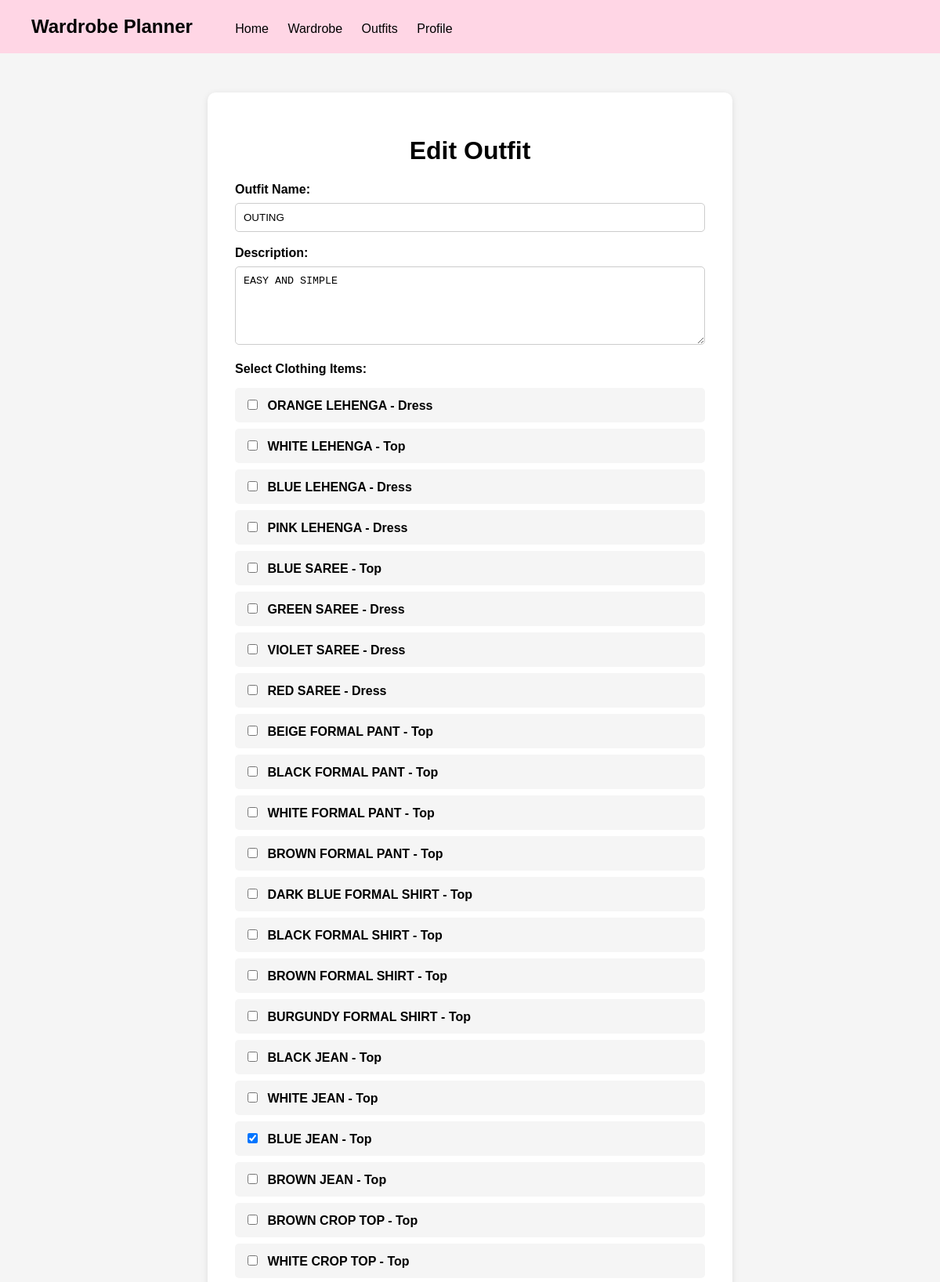
Page /edit-outfit/6/ (signed in, upper part) on the committed database.
### outfit/models.py (models this page shows, shortened)
class Outfit(models.Model):
    user=models.ForeignKey(
        User,
        on_delete=models.CASCADE
    )
    name=models.CharField(max_length=100)
    description=models.TextField(
        blank=True
    )
    clothing_items=models.ManyToManyField(
        ClothingItem
    )
    created_at=models.DateTimeField(
        auto_now_add=True
    )

class ClothingItem(models.Model):
    CATEGORY_CHOICES = [
        ('Top','Top'),
        ('Bottom','Bottom'),
        ('Dress','Dress'),
        ('Outerwear','Outerwear'),
        ('Footwear','Footwear'),
        ('Accessory','Accessory'),
    ]
    SEASON_CHOICES=[
        ('Summer','Summer'),
        ('Winter','Winter'),
        ('Monsoon','Monsoon'),
        ('All Season','All Season'),
    ]
    OCCASION_CHOICES=[
        ('Casual','Casual'),
        ('Formal','Formal'),
        ('Party','Party'),
        ('College','College'),
        ('Office','Office'),
        ('Wedding','Wedding'),
        ('Sports','Sports'),
        ('Travel','Travel'),
    ]
    user=models.ForeignKey(
        User,
        on_delete=models.CASCADE
    )
    name=models.CharField(max_length=100)
    category=models.CharField(
        max_length=50,
        choices=CATEGORY_CHOICES
    )
    color=models.CharField(max_length=50)
    size=models.CharField(max_length=20)
    brand=models.CharField(
        max_length=100,
        blank=True
    )
    season=models.CharField(max_length=200)
    occasion=models.CharField(max_length=200)
    image=models.ImageField(
        upload_to='clothing/',
        blank=True,
        null=True
    )
    created_at=models.DateTimeField(
        auto_now_add=True
    )

### accounts/views.py (the view, shortened to what this page needs)
# urls.py: path('edit-outfit/<int:id>/',edit_outfit,name='edit-outfit'),
@login_required
def edit_outfit(request,id):
    outfit=Outfit.objects.get(
        id=id,
        user=request.user
    )
    clothing_items=ClothingItem.objects.filter(
        user=request.user
    )
    return render(request,'edit_outfit.html',{
        'outfit': outfit,
        'clothing_items':clothing_items
    })

### outfit/templates/edit_outfit.html (shortened to what this page needs)
<!DOCTYPE html>
<html>
<head>
</head>
<body>
    <div class="navbar">
        <h2>Wardrobe Planner</h2>
        <a href="/">Home</a>
        <a href="/wardrobe/">Wardrobe</a>
        <a href="/outfit-planner/">Outfits</a>
        <a href="/profile/">Profile</a>
    </div>
    <div class="container">
        <h1>Edit Outfit</h1>
        <form method="POST">
            <label>Outfit Name:</label>
            <input
                type="text"
                name="name"
                value="{{ outfit.name }}"
                required
            >
            <br><br>
            <label>Description:</label>
            <textarea
                name="description"
                placeholder="Describe your outfit"
            >{{ outfit.description }}</textarea>
            <br><br>
            <label>Select Clothing Items:</label>
            <div class="items">
                {% for item in clothing_items %}
                    <div class="item">
                        <label>
                            <input
                                type="checkbox"
                                name="clothing_items"
                                value="{{ item.id }}"
                                {% if item in outfit.clothing_items.all %}
                                    checked
                                {% endif %}
                            >
                            {{ item.name }} - {{ item.category }}
                        </label>
                    </div>
                {% empty %}
                    <p>No clothing items available.</p>
                {% endfor %}
            </div>
        </form>
    </div>
</body>
</html>

### outfit/templates/edit_outfit.html (style rules this page uses)
body { margin: 0; font-family: Arial, sans-serif; background: #f5f5f5; }
.navbar { background: #ffd6e5; padding: 20px 40px; }
.navbar h2 { display: inline; margin-right: 30px; }
.navbar a { color: black; text-decoration: none; margin-left: 20px; }
.container { width: 600px; margin: 50px auto; background: white; padding: 35px; border-radius: 10px; box-shadow: 0 2px 8px rgba(0, 0, 0, 0.1); }
h1 { text-align: center; }
label { font-weight: bold; }
input[type="text"], textarea { width: 100%; padding: 10px; margin-top: 8px; border: 1px solid #ccc; border-radius: 5px; box-sizing: border-box; }
textarea { height: 100px; resize: vertical; }
.items { margin-top: 15px; }
.item { background: #f5f5f5; padding: 12px; margin: 8px 0; border-radius: 5px; }
.item input { margin-right: 8px; }

### rows in the picture
Outfit: name "OUTING", description "EASY AND SIMPLE"
ClothingItem: name "ORANGE LEHENGA", category "Dress"
ClothingItem: name "WHITE LEHENGA", category "Top"
ClothingItem: name "BLUE LEHENGA", category "Dress"
ClothingItem: name "PINK LEHENGA", category "Dress"
ClothingItem: name "BLUE SAREE", category "Top"
ClothingItem: name "GREEN SAREE", category "Dress"
ClothingItem: name "VIOLET SAREE", category "Dress"
ClothingItem: name "RED SAREE", category "Dress"
ClothingItem: name "BEIGE FORMAL PANT", category "Top"
ClothingItem: name "BLACK FORMAL PANT", category "Top"
ClothingItem: name "WHITE FORMAL PANT", category "Top"
ClothingItem: name "BROWN FORMAL PANT", category "Top"
ClothingItem: name "DARK BLUE FORMAL SHIRT", category "Top"
ClothingItem: name "BLACK FORMAL SHIRT", category "Top"
ClothingItem: name "BROWN FORMAL SHIRT", category "Top"
ClothingItem: name "BURGUNDY FORMAL SHIRT", category "Top"
ClothingItem: name "BLACK JEAN", category "Top"
ClothingItem: name "WHITE JEAN", category "Top"
ClothingItem: clothing_items "☑", name "BLUE JEAN", category "Top"
ClothingItem: name "BROWN JEAN", category "Top"
ClothingItem: name "BROWN CROP TOP", category "Top"
ClothingItem: name "WHITE CROP TOP", category "Top"
